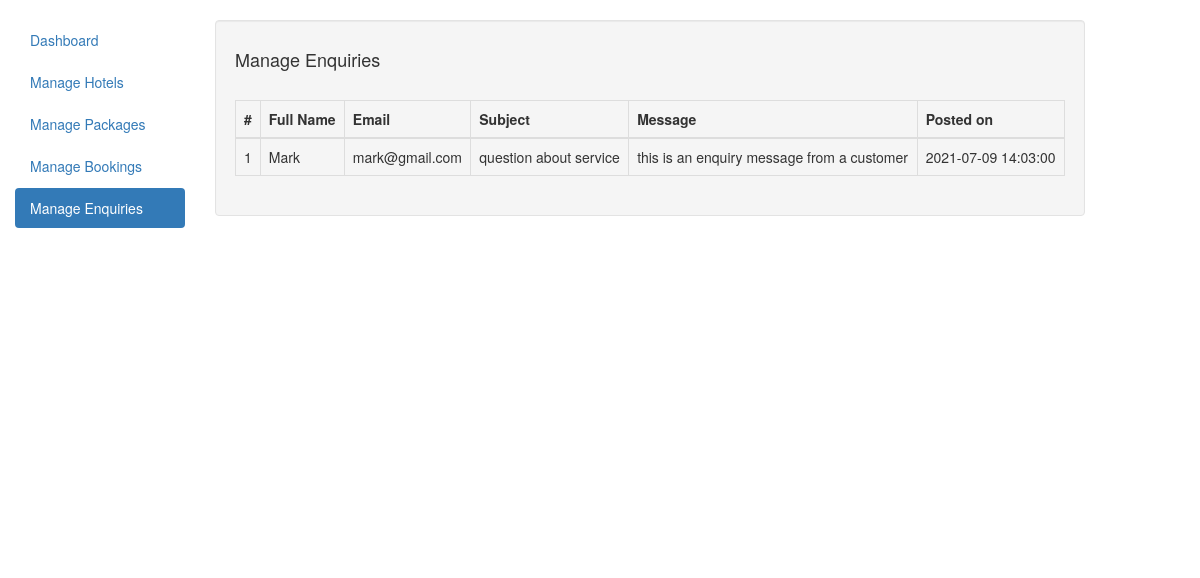
Screenshot of /admin/manage-enquiries.php (signed in) with the database file from the repository.
### tables this page shows
CREATE TABLE `contact` (
  `contact_id` int(100) NOT NULL,
  `user_name` varchar(120) DEFAULT NULL,
  `user_email` varchar(120) DEFAULT NULL,
  `user_subject` varchar(400) DEFAULT NULL,
  `user_message` varchar(1000) DEFAULT NULL,
  `posting_date` timestamp NOT NULL DEFAULT current_timestamp()
);

### admin/manage-enquiries.php (the view, shortened to what this page needs)
<?php
include('includes/config.php');
if (strlen($_SESSION['alogin']) == 0) {
	header('location:dashboard.php');
} else {
?>
<!DOCTYPE html>
<html lang="en">
<head>
    <link rel="stylesheet" href="https://maxcdn.bootstrapcdn.com/bootstrap/3.4.1/css/bootstrap.min.css">
</head>
<body>
    <div class="container-fluid">
        <div class="row content">
            <div class="col-sm-3 col-md-2 sidebar">
                <br>
                <ul class="nav nav-pills nav-stacked">
                    <li><a href="dashboard.php">Dashboard</a></li>
                    <li><a href="manage-hotels.php">Manage Hotels</a></li>
                    <li><a href="manage-packages.php">Manage Packages</a></li>
                    <li><a href="manage-bookings.php">Manage Bookings</a></li>
                    <li class="active"><a href="manage-enquiries.php">Manage Enquiries</a></li>
                </ul><br>
            </div>
            <br>
            <div class="col-sm-9">
                <div class="well">
                    <h4>Manage Enquiries</h4><br>
                    <table class="table table-bordered">
                        <thead>
                            <tr>
                                <th>#</th>
                                <th>Full Name</th>
                                <th>Email</th>
                                <th>Subject</th>
                                <th>Message</th>
                                <th>Posted on</th>
                            </tr>
                        </thead>
                        <tbody>
                            <?php $sql = "SELECT * from contact";
                            $query = $dbh->prepare($sql);
                            $query->execute();
                            $results = $query->fetchAll(PDO::FETCH_OBJ);
                            $cnt = 1;
                            if ($query->rowCount() > 0) {
                                foreach ($results as $result) { ?>
                                    <tr>
                                        <td><?php echo htmlentities($cnt); ?></td>
                                        <td><?php echo htmlentities($result->user_name); ?></td>
                                        <td><?php echo htmlentities($result->user_email); ?></td>
                                        <td><?php echo htmlentities($result->user_subject); ?></td>
                                        <td><?php echo htmlentities($result->user_message); ?></td>
                                        <td><?php echo htmlentities($result->posting_date); ?></td>
                                    </tr>
                            <?php $cnt = $cnt + 1;
                                }
                            } ?>
                        </tbody>
                    </table>
                </div>
            </div>
        </div>
    </div>
</body>
</html>
<?php } ?>

### admin/manage-enquiries.php (style rules this page uses)
.row.content { height: 550px }

### rows the page displays
contact: user_name "Mark", user_email "mark@gmail.com", user_subject "question about service", user_message "this is an enquiry message from a customer", posting_date "2021-07-09 14:03:00"
